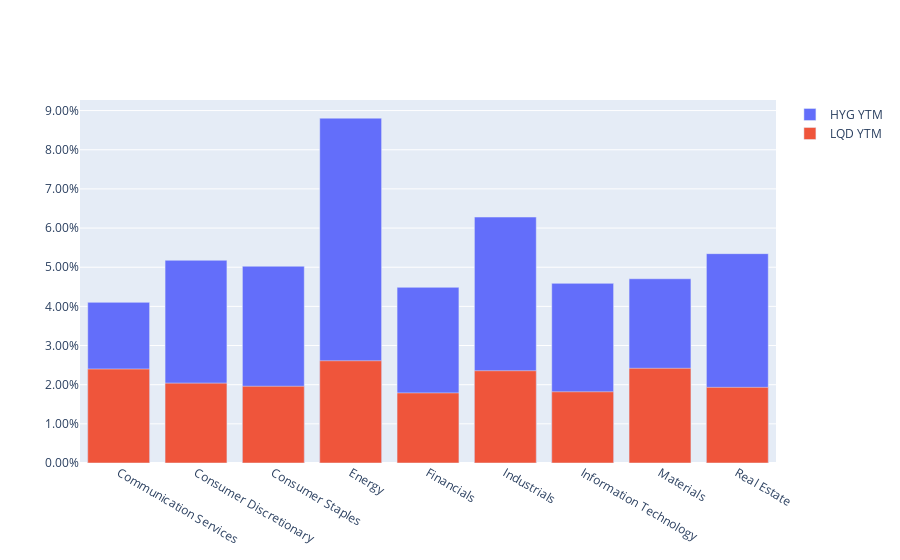

The cell this chart's notebook holds for it:
### Code cell
fig = {
    'data': [go.Bar(x = df_hyg_sector_ytm.index, y = df_hyg_sector_ytm['Real YTM'], name = 'HYG YTM'),
             go.Bar(x = df_lqd_sector_ytm.index, y = df_lqd_sector_ytm['Real YTM'], name = 'LQD YTM')],
    'layout': go.Layout(barmode='overlay', yaxis=dict(tickformat=".2%"))
}
plotly.io.show(fig)

### Figure 1 — Plotly figure (JSON) as saved in the notebook; plotly's stock layout.template omitted (floating-point values rounded to 4 significant figures)
{"data": [{"name": "HYG YTM", "type": "bar", "x": ["Communication Services", "Consumer Discretionary", "Consumer Staples", "Energy", "Financials", "Industrials", "Information Technology", "Materials", "Real Estate"], "y": [0.04103, 0.05177, 0.05026, 0.08807, 0.04487, 0.06281, 0.04588, 0.04705, 0.05346]}, {"name": "LQD YTM", "type": "bar", "x": ["Communication Services", "Consumer Discretionary", "Consumer Staples", "Energy", "Financials", "Industrials", "Information Technology", "Materials", "Real Estate"], "y": [0.024, 0.0204, 0.01959, 0.02611, 0.0179, 0.02357, 0.01819, 0.02418, 0.01931]}], "layout": {"barmode": "overlay", "yaxis": {"tickformat": ".2%"}}}
